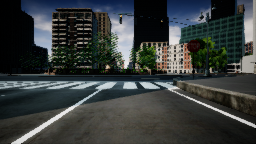
#> input picture car/Input/inputDetectLine.png, 256 x 144 px, found by its file name
$ python calibration_utils.py
#> lines starting #> are read from the running program, lines starting #| are printed output that depends on the picture
# -*- coding: utf-8 -*-
"""
Spyder Editor

This is a temporary script file.
"""
import os.path as path
import pickle
import numpy as np
import cv2
import glob
import matplotlib.pyplot as plt

calib_images_dir = "camera_cal"
cx = 9
cy = 6

def check_calibrate(calibration_cache):
#> called with calibration_cache = 'camera_cal/calibration_data.pickle'
    if path.exists(calibration_cache):
        print('Loading cached camera calibration...', end = ' ')
        with open(calibration_cache, 'rb') as dump_file:
#> (reads car/Self_Driving_Car/Advanced_Lane_Detection/camera_cal/calibration_data.pickle from the repository)
            calibration = pickle.load(dump_file)
    else:
        print('Computing camera calibration...', end = ' ')
        calibration = findImgObjPoints(calib_images_dir)
        with open(calibration_cache, 'wb') as dump_file:
            pickle.dump(calibration, dump_file)
    print('Done.')

    return calibration

def findChessboardCorners(img, nx, ny):
    """
    Finds the chessboard corners of the supplied image (must be grayscale)
    nx and ny parameters respectively indicate the number of inner corners in the x and y directions
    """
    return cv2.findChessboardCorners(img, (nx, ny), None)

#find opts, ipts for analyzing
def findImgObjPoints(imgs_paths, nx = 6, ny = 9):
    """
    Returns the objects and image points computed for a set of chessboard pictures taken from the same camera
    nx and ny parameters respectively indicate the number of inner corners in the x and y directions
    """
    objpts = []
    imgpts = []

    # Pre-compute what our object points in the real world should be (the z dimension is 0 as we assume a flat surface)
    objp = np.zeros((nx * ny, 3), np.float32)
    objp[:, :2] = np.mgrid[0:nx, 0:ny].T.reshape(-1, 2)
    imgs_paths = glob.glob(path.join(calib_images_dir, 'calibration*.jpg'))

    for img_path in imgs_paths:
        img = cv2.imread(img_path)
        gray = cv2.cvtColor(img, cv2.COLOR_BGR2GRAY)
        ret, corners = findChessboardCorners(gray, nx, ny)

        if ret:
            # Found the corners of an image
            imgpts.append(corners)
            # Add the same object point since they don't change in the real world
            objpts.append(objp)

    return objpts, imgpts

#function undistort_image
def undistort_image(img, objpts, imgpts):
    """
    Returns an undistorted image
    The desired object and image points must also be supplied to this function
    """
    ret, mtx, dist, rvecs, tvecs = cv2.calibrateCamera(objpts, imgpts, cv2.cvtColor(img, cv2.COLOR_BGR2GRAY).shape[::-1], None, None)
    undist = cv2.undistort(img, mtx, dist, None, mtx)
    return undist

def calibrate(img):
    calibration_cache = 'camera_cal/calibration_data.pickle'
    opts, ipts = check_calibrate(calibration_cache)
    undistored_img = undistort_image(img, opts, ipts)

    return undistored_img

if __name__ == '__main__':
    calibration_cache = 'camera_cal/calibration_data.pickle'

    opts, ipts = check_calibrate(calibration_cache)

    img = cv2.imread('input/inputDetectLine.png')
#> img is the input picture: shape (144, 256, 3); mean B, G, R 59.9, 60.5, 55.8
    undistored_img = undistort_image(img, opts, ipts)
#> in undistort_image, `undist = cv2.undistort(img, mtx, dist, None, mtx)`:
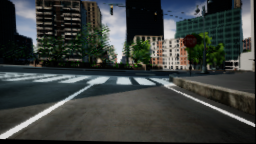
#> undist: shape (144, 256, 3); mean B, G, R 61.6, 63.9, 59.7

    fig, ax = plt.subplots(1, 2, figsize = (10, 7))
    ax[0].imshow(img)
    ax[0].axis("off")
    ax[0].set_title("original")

    ax[1].imshow(undistored_img)
    ax[1].axis("off")
    ax[1].set_title("processed image")

    plt.show()
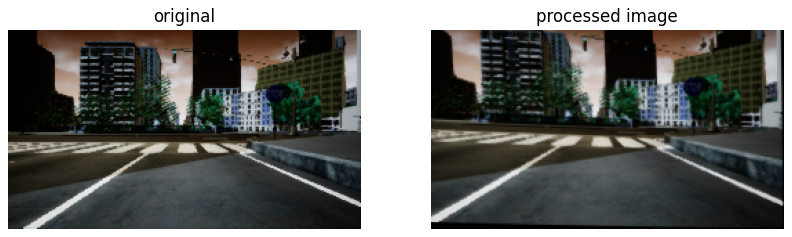
#> figure drawn by matplotlib, 2 panels; B, G, R data is drawn as R, G, B
